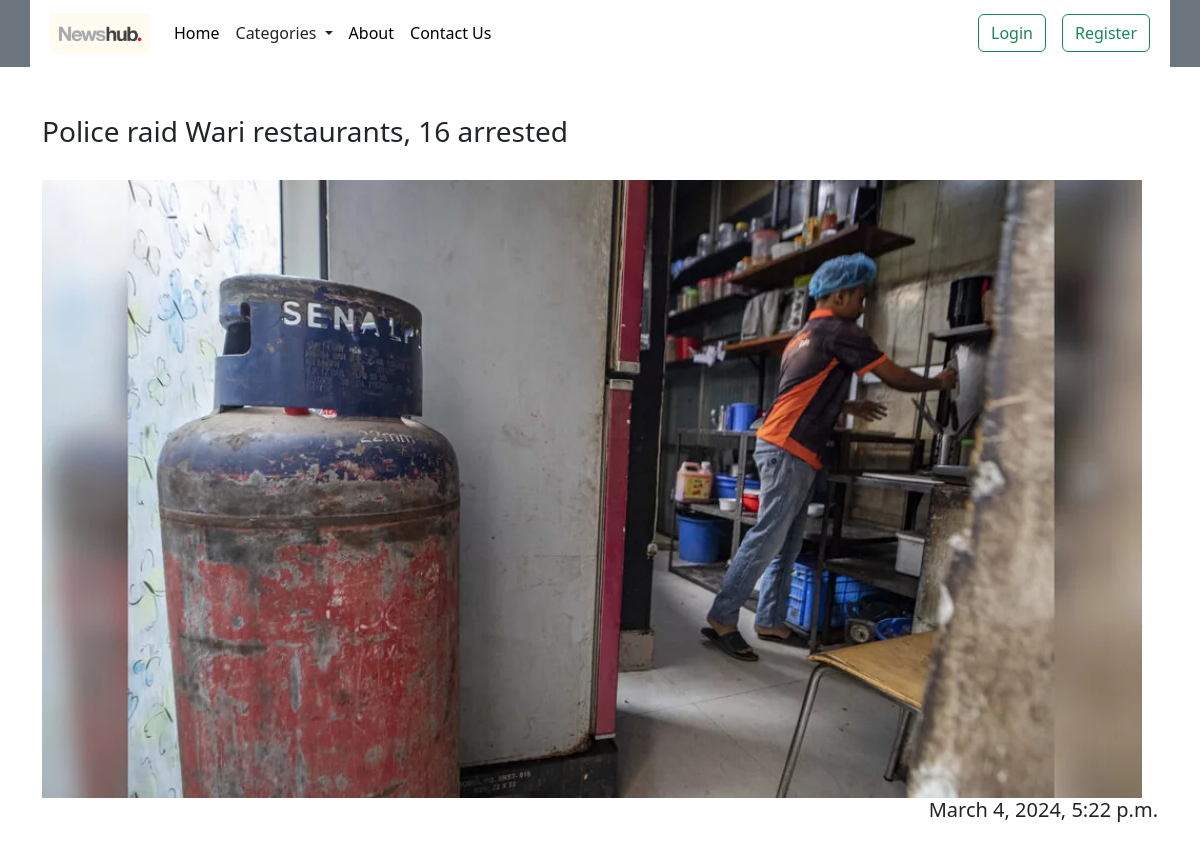
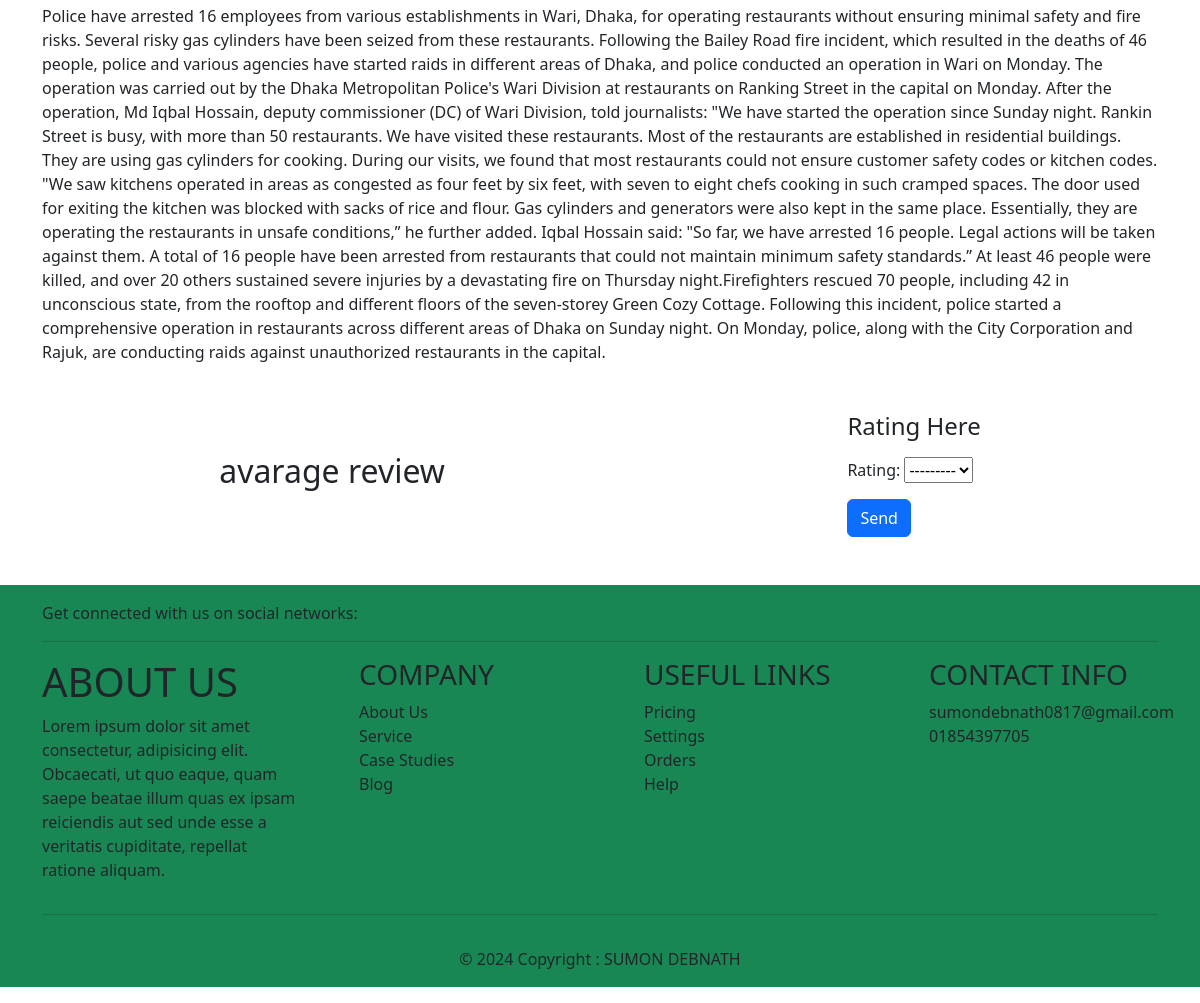
The app's page /article/details/2/ with its own data (2 pictures, top to bottom).
### article/models.py (models this page shows, shortened)
class Article(models.Model):
    user = models.ForeignKey(User, on_delete=models.CASCADE)
    category = models.ForeignKey(Category, on_delete=models.CASCADE)
    headline = models.CharField(max_length=255)
    body = models.TextField()
    publish_date = models.DateTimeField(auto_now_add=True)
    image = models.ImageField(upload_to="article/images/", null=True, blank=True)

### article/views.py (the view, shortened to what this page needs)
# urls.py: path("details/<int:id>/", Details.as_view(), name="detail"),
class Details(DetailView):
    model = Article
    pk_url_kwarg = "id"
    template_name = "details.html"
    def get_context_data(self, **kwargs):
        context = super().get_context_data(**kwargs)
        post = self.get_object()
        ratings = post.ratings.all() # type: ignore
        rating_form = RatingForm()
        context["ratings"] = ratings
        context["rating_form"] = rating_form
        return context

### article/forms.py
class RatingForm(forms.ModelForm):
    class Meta:
        model = Rating
        fields = ["rating"]

### article/templates/details.html (shortened to what this page needs)
{% extends "base.html" %}
{% block content %}
    <div class="container mt-5">
        <h3 >{{article.headline}}</h3>
        {% if article.image %}
        <img class="items-center mt-4" src="{{article.image.url}}" alt="article-image">
        {% else %}
        <h5>No Image Found</h5>
        {% endif %}
        <br>
        <h5 class="text-end">{{article.publish_date}}</h5>
        <p class="mt-5">{{article.body}}</p>
    </div>
    <div class="rating container gap-5 mt-5">
        <div >
            <h2>avarage review</h2>
        </div>
        <div>
            <h4 class="mb-3">Rating Here</h4>
            <form action="" method="post">
                {{rating_form}}
                <button class="btn btn-primary mt-3">Send</button>
            </form>
        </div>
    </div>
{% endblock %}

### core/templates/base.html (shortened to what this page needs)
{% load static %}
<!DOCTYPE html>
<html lang="en">
<head>
    <link href="https://cdn.jsdelivr.net/npm/bootstrap@5.3.3/dist/css/bootstrap.min.css" rel="stylesheet">
    <link href="https://cdn.jsdelivr.net/npm/swiffy-slider@1.6.0/dist/css/swiffy-slider.min.css" rel="stylesheet">
    <link rel="stylesheet" href="{% static 'style.css' %}">
</head>
<body>
    {% include "navber.html" %}
    {% block content %}
    {% endblock %}
    {% include "footer.html" %}
</body>
</html>

### core/templates/navber.html (shortened to what this page needs)
{% load static %}
<div class="bg-secondary">
    <nav class="navbar navbar-expand-lg container bg-white p-2">
        <div class="container-fluid">
          <a class="navbar-brand" href="{% url 'home' %}"><img class="navimg" src="{% static 'images/navlogo.webp' %}" alt=""></a>
          <div class="collapse navbar-collapse" id="navbarSupportedContent">
            <ul class="navbar-nav me-auto mb-2 mb-lg-0">
              <li class="nav-item">
                <a class="nav-link active" aria-current="page" href="{% url 'home' %}">Home</a>
              </li>
              <div class="dropdown">
                <li class="dropdown-toggle p-2" type="button" data-bs-toggle="dropdown" aria-expanded="false">
                  Categories
                </li>
              </div>
              <li class="nav-item">
                <a class="nav-link active" aria-current="page" href="{% url 'home' %}">About</a>
              </li>
              <li class="nav-item">
                <a class="nav-link active" aria-current="page" href="{% url 'home' %}">Contact Us</a>
              </li>
            </ul>
            <div class="d-flex gap-3">
                {% if request.user.is_authenticated %}
                <a class="btn btn-outline-success" type="submit">Profile</a>
              <a class="btn btn-outline-success" type="submit" href="{% url 'logout' %}">Logout</a>
              {% else %}
              <a class="btn btn-outline-success" type="submit" href="{% url 'login' %}">Login</a>
              <a class="btn btn-outline-success" type="submit" href="{% url 'register' %}">Register</a>
              {% endif %}
            </div>
          </div>
        </div>
      </nav>
</div>

### core/templates/footer.html (shortened to what this page needs)
<footer class="mt-5 bg-success">
    <div class="container">
        <div class="pt-3">
            <p>Get connected with us on social networks:</p>
            <hr>
        </div>
        <div class="foot-container row">
            <div class="col-3">
                <h1>ABOUT US</h1>
                <p>Lorem ipsum dolor sit amet consectetur, adipisicing elit. Obcaecati, ut quo eaque, quam saepe beatae illum quas ex ipsam reiciendis aut sed unde esse a veritatis cupiditate, repellat ratione aliquam.</p>
            </div>
            <div class="col-3">
                <ul>
                    <h3>COMPANY</h3>
                    <li>About Us</li>
                    <li>Service</li>
                    <li>Case Studies</li>
                    <li>Blog</li>
                </ul>
            </div>
            <div class="col-3">
                <ul>
                    <h3>USEFUL LINKS</h3>
                    <li>Pricing</li>
                    <li>Settings</li>
                    <li>Orders</li>
                    <li>Help</li>
                </ul>
            </div>
            <div class="col-3">
                <ul>
                    <h3>CONTACT INFO</h3>
                    <li>sumondebnath0817@gmail.com</li>
                    <li>01854397705</li>
                </ul>
            </div>
        </div>
        <hr>
        <div>
            <p class="text-center p-3">© {% now "Y" %} Copyright : SUMON DEBNATH</p>
        </div>
    </div>
</footer>

### core/static/style.css (style rules this page uses)
.navimg { width: 100px; }

### article/templates/details.html (style rules this page uses)
.rating { display: flex; justify-content: space-around; align-items: center; }

### core/templates/footer.html (style rules this page uses)
.foot-container div ul li { text-decoration: none; list-style-type: none; }

### records on screen
Article: headline "Police raid Wari restaurants, 16 arrested", image (picture), publish_date "March 4, 2024, 5:22 p.m.", body "Police have arrested 16 employees from various establishments in Wari, Dhaka, for operating restaurants without ensuring minimal safety and fire risks. Several risky gas cylinders have been seized from these restaurants. Following the Bailey Road fire incident, which resulted in the deaths of 46 people, police and various agencies have started raids in different areas of Dhaka, and police conducted an operation in Wari on Monday. The operation was carried out by the Dhaka Metropolitan Police's Wari Division at restaurants on Ranking Street in the capital on Monday. After the operation, Md Iqbal Hossain, deputy commissioner (DC) of Wari Division, told journalists: \"We have started the…"
